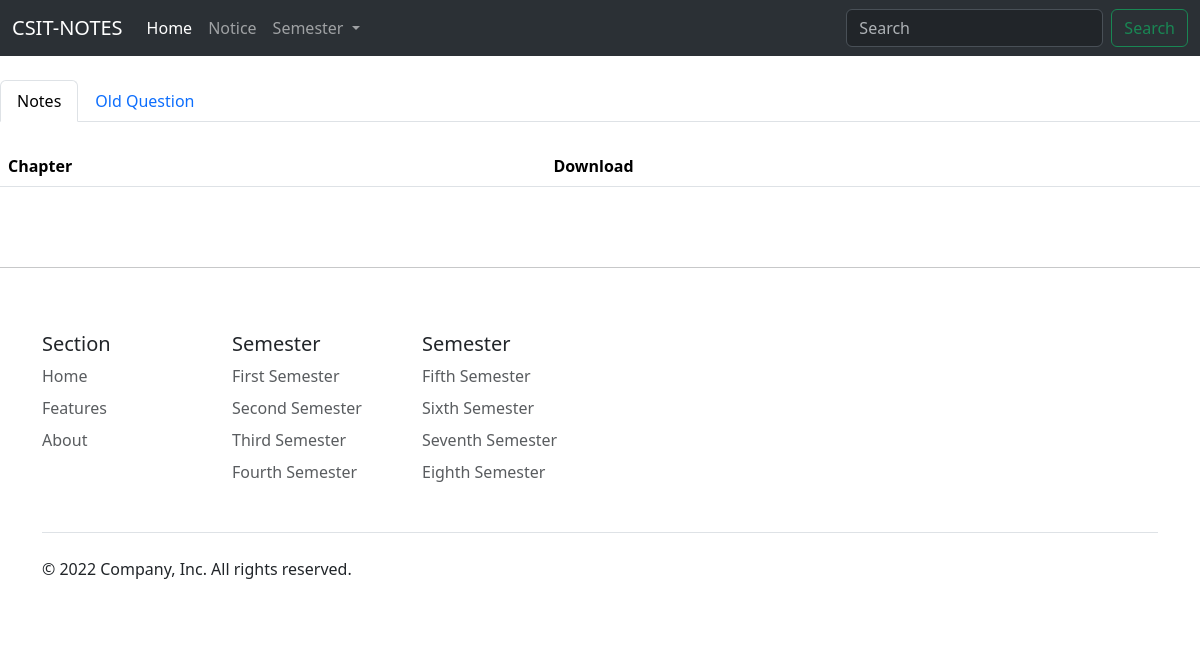
/explore/3, run on an earlier commit of the app's database.
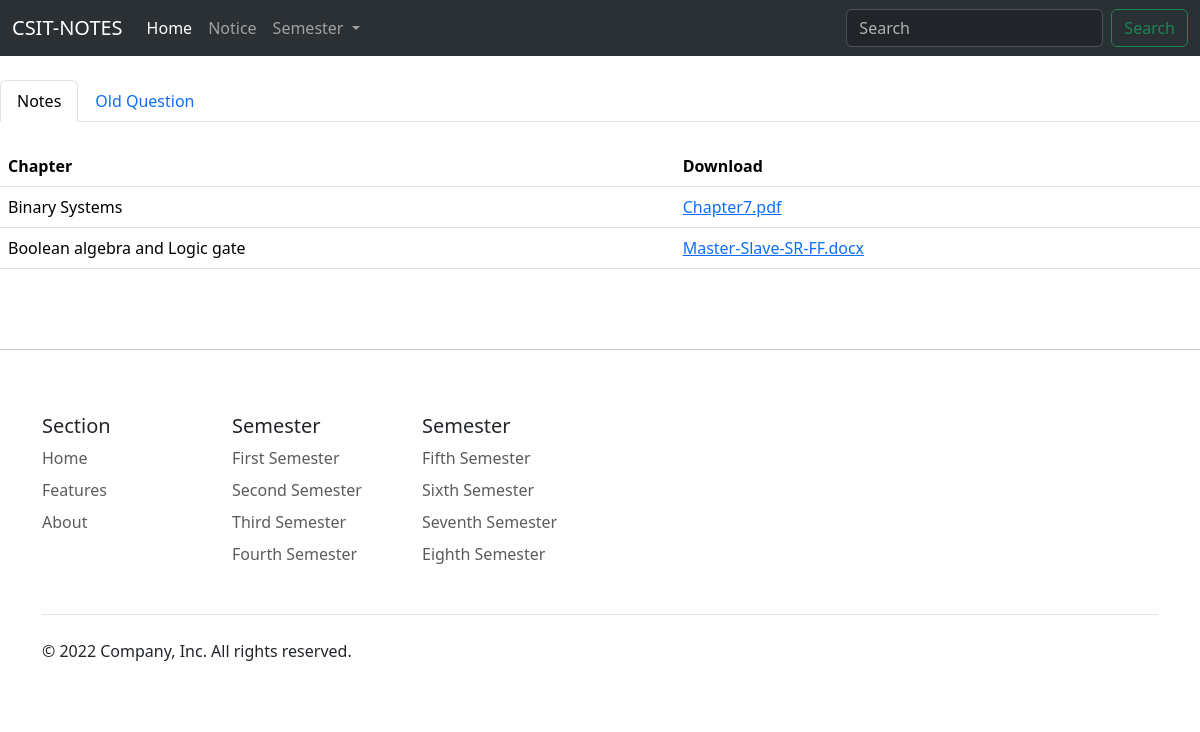
And on a later commit of the database.
### subject/models.py (models this page shows, shortened)
class Note(models.Model):
    semester = models.ForeignKey(Semester, on_delete=models.CASCADE)
    Subject_Name=models.ForeignKey(Subject, on_delete=models.CASCADE)
    Chapter=models.CharField(max_length=30)
    Note_file=models.FileField(default='NULL',blank=True,null=True)

### subject/views.py (the view)
# urls.py: path('explore/<int:hero>',views.explore),
def explore(request,hero):
    model=Question.objects.all().filter(Subject_Name=hero)
    modela=Note.objects.all().filter(Subject_Name=hero)
    return render(request,'chapter.html',{'model':model,'modela':modela})

### template/chapter.html (shortened to what this page needs)
{% include 'header.html' %}
<nav>
  <div class="nav nav-tabs" id="nav-tab" role="tablist">
    <button class="nav-link active" id="nav-home-tab" data-bs-toggle="tab" data-bs-target="#nav-home" type="button" role="tab" aria-controls="nav-home" aria-selected="true">Notes</button>
    <button class="nav-link" id="nav-profile-tab" data-bs-toggle="tab" data-bs-target="#nav-profile" type="button" role="tab" aria-controls="nav-profile" aria-selected="false">Old Question</button>
  </div>
</nav>
<div class="tab-content" id="nav-tabContent">
  <div class="tab-pane fade show active" id="nav-home" role="tabpanel" aria-labelledby="nav-home-tab" tabindex="0">
    <br>
    <table class="table table-hover">
      <thead>
        <tr>
          <th scope="col">Chapter</th>
          <th scope="col">Download</th>
        </tr>
      </thead>
      <tbody>
        {% for models in modela %}
        <tr>
          <td>{{models.Chapter}} </td>
          <td><a href="{{models.Note_file.url}}">{{models.Note_file}}</a></td>
        </tr>
        {% endfor %}
      </tbody>
    </table>
    <br>
  </div>
</div>
<hr>
{% include 'footer.html' %}

### template/header.html (shortened to what this page needs)
<!DOCTYPE html>
<html lang="en">
<head>
  <link href="https://cdn.jsdelivr.net/npm/bootstrap@5.3.0-alpha2/dist/css/bootstrap.min.css" rel="stylesheet"
>
</head>
<body>
  <nav class="navbar navbar-expand-lg bg-body-tertiary" data-bs-theme="dark">
    <div class="container-fluid">
      <a class="navbar-brand" href="/">CSIT-NOTES</a>
      <div class="collapse navbar-collapse" id="navbarSupportedContent">
        <ul class="navbar-nav me-auto mb-2 mb-lg-0">
          <li class="nav-item">
            <a class="nav-link active" aria-current="page" href="/">Home</a>
          </li>
          <li class="nav-item">
            <a class="nav-link" href="#">Notice</a>
          </li>
          <li class="nav-item dropdown">
            <a class="nav-link dropdown-toggle" href="#" role="button" data-bs-toggle="dropdown" aria-expanded="false">
              Semester
            </a>
          </li>
        </ul>
        <form class="d-flex" role="search" action="{% url 'searchbar' %}" method="get">
          <input class="form-control me-2" type="search" placeholder="Search" aria-label="Search" name="search">
          <a href="/search"> </a><button class="btn btn-outline-success" type="submit">Search</button> </a>
        </form>
      </div>
    </div>
  </nav>
</body>
</html>

### template/footer.html (shortened to what this page needs)
<!DOCTYPE html>
<html lang="en">
<head>
    <link href="/docs/5.3/dist/css/bootstrap.min.css" rel="stylesheet"
>
</head>
<body>
    <div class="container">
        <footer class="py-5">
            <div class="row">
                <div class="col-6 col-md-2 mb-3">
                    <h5>Section</h5>
                    <ul class="nav flex-column">
                        <li class="nav-item mb-2"><a href="/" class="nav-link p-0 text-muted">Home</a></li>
                        <li class="nav-item mb-2"><a href="#" class="nav-link p-0 text-muted">Features</a></li>
                        <li class="nav-item mb-2"><a href="#" class="nav-link p-0 text-muted">About</a></li>
                    </ul>
                </div>
                <div class="col-6 col-md-2 mb-3">
                    <h5>Semester</h5>
                    <ul class="nav flex-column">
                        <li class="nav-item mb-2"><a href="/1" class="nav-link p-0 text-muted">First
                                Semester</a></li>
                        <li class="nav-item mb-2"><a href="/2" class="nav-link p-0 text-muted">Second
                                Semester</a></li>
                        <li class="nav-item mb-2"><a href="/3" class="nav-link p-0 text-muted">Third
                                Semester</a></li>
                        <li class="nav-item mb-2"><a href="/4" class="nav-link p-0 text-muted">Fourth
                                Semester</a></li>
                    </ul>
                </div>
                <div class="col-6 col-md-2 mb-3">
                    <h5>Semester</h5>
                    <ul class="nav flex-column">
                        <li class="nav-item mb-2"><a href="/5" class="nav-link p-0 text-muted">Fifth
                                Semester</a></li>
                        <li class="nav-item mb-2"><a href="/6" class="nav-link p-0 text-muted">Sixth
                                Semester</a></li>
                        <li class="nav-item mb-2"><a href="/7" class="nav-link p-0 text-muted">Seventh
                                Semester</a></li>
                        <li class="nav-item mb-2"><a href="/8" class="nav-link p-0 text-muted">Eighth
                                Semester</a></li>
                    </ul>
                </div>
            </div>
            <div class="d-flex flex-column flex-sm-row justify-content-between py-4 my-4 border-top">
                <p>&copy; 2022 Company, Inc. All rights reserved.</p>
                <ul class="list-unstyled d-flex">
                    <li class="ms-3"><a class="link-dark" href="#"><svg class="bi" width="24" height="24">
                                <use xlink:href="#twitter" />
                            </svg></a></li>
                    <li class="ms-3"><a class="link-dark" href="#"><svg class="bi" width="24" height="24">
                                <use xlink:href="#instagram" />
                            </svg></a></li>
                    <li class="ms-3"><a class="link-dark" href="#"><svg class="bi" width="24" height="24">
                                <use xlink:href="#facebook" />
                            </svg></a></li>
                </ul>
            </div>
        </footer>
    </div>
</body>
</html>

What changed in the data, as far as the page shows it:
added Note: Chapter "Binary Systems", Note_file "Chapter7.pdf"
added Note: Chapter "Boolean algebra and Logic gate", Note_file "Master-Slave-SR-FF.docx"
